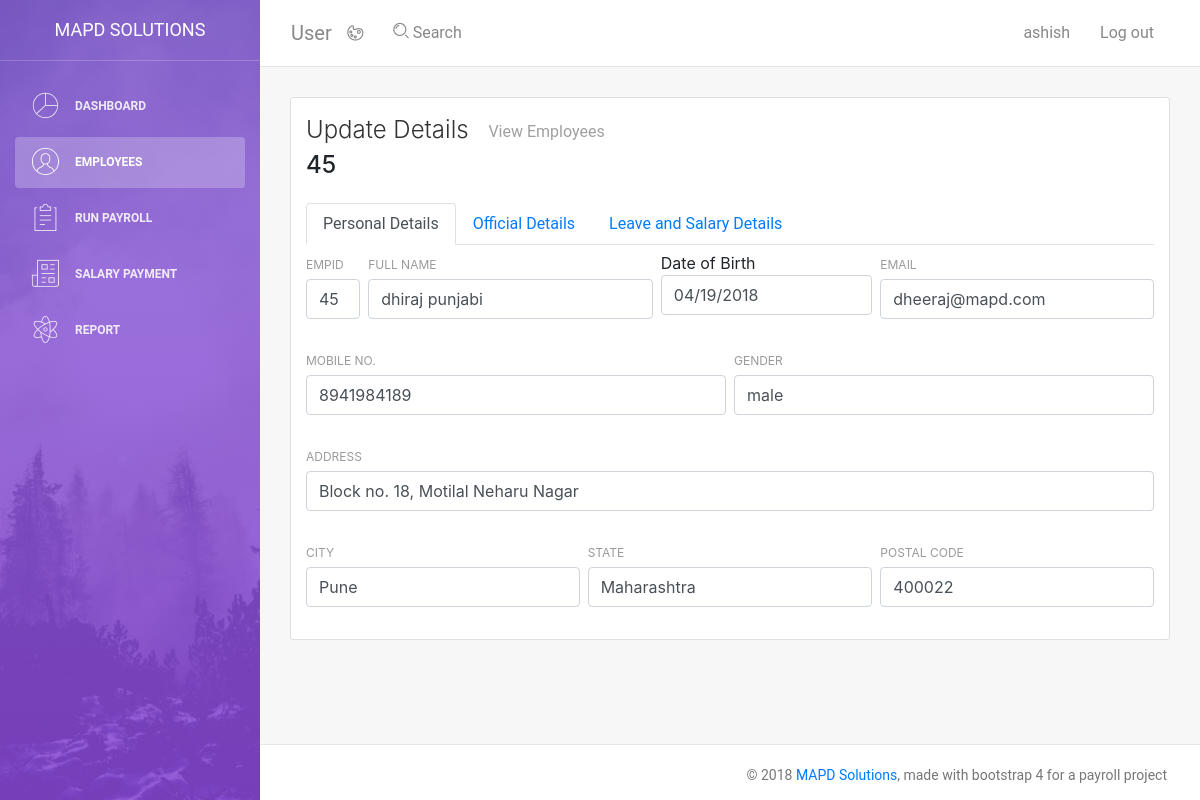
/edit_employee.php?id=45 (signed in), run on the app's committed database.
### tables this page shows
CREATE TABLE IF NOT EXISTS `employees` (
  `empid` int(11) NOT NULL AUTO_INCREMENT,
  `full_name` varchar(100) NOT NULL,
  `dob` varchar(12) NOT NULL,
  `email` varchar(30) NOT NULL,
  `mobile_no` varchar(15) NOT NULL,
  `gender` varchar(7) NOT NULL,
  `address` varchar(100) NOT NULL,
  `city` varchar(15) NOT NULL,
  `state` varchar(15) NOT NULL,
  `postal` varchar(50) NOT NULL,
  `admin_user` int(11) NOT NULL,
  `doj` varchar(12) NOT NULL,
  `acc_no` varchar(16) NOT NULL,
  `department` varchar(30) NOT NULL,
  `designation` varchar(20) NOT NULL,
  `leaves_alloted` int(2) NOT NULL,
  `ctc` int(11) NOT NULL,
  `basic` double(12,2) DEFAULT NULL,
  `hr` float NOT NULL,
  `pf` float NOT NULL,
  `medical` float NOT NULL,
  `travel` float NOT NULL,
  PRIMARY KEY (`empid`),
  KEY `FK_products_1` (`admin_user`)
);

### edit_employee.php (the view, shortened to what this page needs)
<?php
include 'config.php';
?>
<?php
$id = $_GET['id'];
$sql = "SELECT * FROM employees WHERE empid = $id";
$res = mysqli_query($link, $sql);
if (mysqli_num_rows($res) > 0) {
while($ret = mysqli_fetch_assoc($res)) {
    $emid = $ret['empid'];
    $fullname = $ret['full_name'];
	$dob = $ret['dob'];
	$email = $ret['email'];
    $mob_no = $ret['mobile_no'];
	$gender = $ret['gender'];
	$address = $ret['address'];
    $city = $ret['city'];
	$state = $ret['state'];
	$postal = $ret['postal'];
    }
}
?>
<!DOCTYPE html>
<html lang="en">
<head>
    <link rel="stylesheet" href="https://maxcdn.bootstrapcdn.com/font-awesome/latest/css/font-awesome.min.css" />
    <link href="assets/css/bootstrap.min.css" rel="stylesheet" />
    <link href="assets/css/light-bootstrap-dashboard.css?v=2.0.1" rel="stylesheet" />
    <link href="assets/css/demo.css" rel="stylesheet" />
    <link rel="stylesheet" href="https://maxcdn.bootstrapcdn.com/bootstrap/4.0.0/css/bootstrap.min.css">
    <link href="https://cdn.jsdelivr.net/npm/gijgo@1.9.4/combined/css/gijgo.min.css" rel="stylesheet" type="text/css" />
</head>
<body>
    <div class="wrapper">
        <div class="sidebar" data-image="assets/img/sidebar-5.jpg">
            <div class="sidebar-wrapper">
                <div class="logo">
                    <a href="#" class="simple-text">
                        MAPD SOLUTIONS
                    </a>
                </div>
                <ul class="nav">
                    <li>
                        <a class="nav-link" href="dashboard.php">
                            <i class="nc-icon nc-chart-pie-35"></i>
                            <p>Dashboard</p>
                        </a>
                    </li>
                    <li class="nav-item active">
                        <a class="nav-link" href="./employee.php">
                            <i class="nc-icon nc-circle-09"></i>
                            <p>Employees</p>
                        </a>
                    </li>
                    <li>
                        <a class="nav-link" href="./run_payroll.php">
                            <i class="nc-icon nc-notes"></i>
                            <p>Run Payroll</p>
                        </a>
                    </li>
                    <li>
                        <a class="nav-link" href="./salary_payment.php">
                            <i class="nc-icon nc-paper-2"></i>
                            <p>Salary Payment</p>
                        </a>
                    </li>
                    <li>
                        <a class="nav-link" href="./report.php">
                            <i class="nc-icon nc-atom"></i>
                            <p>Report</p>
                        </a>
                    </li>
                </ul>
            </div>
        </div>
        <div class="main-panel">
            <nav class="navbar navbar-expand-lg " color-on-scroll="500">
                <div class=" container-fluid  ">
                    <a class="navbar-brand" href="#pablo"> User </a>
                    <div class="collapse navbar-collapse justify-content-end" id="navigation">
                        <ul class="nav navbar-nav mr-auto">
                            <li class="nav-item">
                                <a href="#" class="nav-link" data-toggle="dropdown">
                                    <i class="nc-icon nc-palette"></i>
                                </a>
                            </li>
                            <li class="nav-item">
                                <a href="#" class="nav-link">
                                    <i class="nc-icon nc-zoom-split"></i>
                                    <span class="d-lg-block">&nbsp;Search</span>
                                </a>
                            </li>
                        </ul>
                        <ul class="navbar-nav ml-auto">
                            <li class="nav-item">
                                <a class="nav-link" href="#pablo">
                                    <span class="no-icon"><?php echo htmlspecialchars($_SESSION['username']); ?></span>
                                </a>
                            </li>
                            <li class="nav-item">
                                <a class="nav-link" href="logout.php">
                                    <span class="no-icon">Log out</span>
                                </a>
                            </li>
                        </ul>
                    </div>
                </div>
            </nav>
            <div class="content">
                <div class="container-fluid">
                    <div class="row">
                        <div class="col-md-12">
                            <div class="card">
                                <div class="card-header">
                                    <h4 class="card-title">Update Details <a href="employee.php"><button type="button" class="btn">View Employees</button></a></h4><h4><?php echo $id;?></h4>
                                </div>
                                <div class="card-body">
                                    <ul class="nav nav-tabs" id="myTab" role="tablist">
                                        <li class="nav-item">
                                            <a class="nav-link active" id="home-tab" data-toggle="tab" href="#personal" role="tab" aria-controls="home" aria-selected="true">Personal Details</a>
                                        </li>
                                        <li class="nav-item">
                                            <a class="nav-link" id="profile-tab" data-toggle="tab" href="#official" role="tab" aria-controls="profile" aria-selected="false">Official Details</a>
                                        </li>
                                        <li class="nav-item">
                                            <a class="nav-link" id="contact-tab" data-toggle="tab" href="#salary" role="tab" aria-controls="contact" aria-selected="PF and ESI">Leave and Salary Details</a>
                                        </li>
                                    </ul>
                                    <div class="tab-content" id="myTabContent">
                                <div class="tab-pane fade show active" id="personal" role="tabpanel" aria-labelledby="home-tab">
                                    <form action="edit_employee.php" method="post">
                                        <div class="row">
                                            <div class="col-md-1 pr-1">
                                                <div class="form-group">
                                                    <label>EmpId</label>
                                                    <input type="text" class="form-control" name="emid" value="<?php echo $emid; ?>">
                                                </div>
                                            </div>
                                            <div class="col-md-4 px-1">
                                                <div class="form-group">
                                                    <label>Full Name</label>
                                                    <input type="text" class="form-control" placeholder="Full Name" name="fullname" value="<?php echo $fullname; ?>">
                                                </div>
                                            </div>
                                            <div class="col-md-3 px-1">
                                                <div class="form-group">
                                                    <labe>Date of Birth</label>
                                                    <input type="text" id="datepickerp" class="form-control" placeholder="Date of Birth" name="dob" value="<?php echo $dob; ?>">
                                                </div>
                                            </div>
                                            <div class="col-md-4 pl-1">
                                                <div class="form-group">
                                                    <label for="exampleInputEmail1">Email</label>
                                                    <input type="email" class="form-control" placeholder="Email" name="email" value="<?php echo $email; ?>">
                                                </div>
                                            </div>
                                        </div>
                                        <div class="row">
                                            <div class="col-md-6 pr-1">
                                                <div class="form-group">
                                                    <label>Mobile No.</label>
                                                    <input type="text" class="form-control" placeholder="Mabile No." name="mob_no" value="<?php echo $mob_no; ?>">
                                                </div>
                                            </div>
                                            <div class="col-md-6 pl-1">
                                                <div class="form-group">
                                                    <label>Gender</label>
                                                    <input type="text" class="form-control" placeholder="Gender" name="gender" value="<?php echo $gender; ?>">
                                                </div>
                                            </div>
                                        </div>
                                        <div class="row">
                                            <div class="col-md-12">
                                                <div class="form-group">
                                                    <label>Address</label>
                                                    <input type="text" class="form-control" placeholder="Flat/Block/Street/Area" name="address" value="<?php echo $address; ?>">
                                                </div>
                                            </div>
                                        </div>
                                        <div class="row">
                                            <div class="col-md-4 pr-1">
                                                <div class="form-group">
                                                    <label>City</label>
                                                    <input type="text" class="form-control" placeholder="City" name="city" value="<?php echo $city; ?>">
                                                </div>
                                            </div>
                                            <div class="col-md-4 px-1">
                                                <div class="form-group">
                                                    <label>State</label>
                                                    <input type="text" class="form-control" placeholder="State" name="state" value="<?php echo $state; ?>">
                                                </div>
                                            </div>
                                            <div class="col-md-4 pl-1">
                                                <div class="form-group">
                                                    <label>Postal Code</label>
                                                    <input type="number" class="form-control" placeholder="ZIP Code" name="postal" value="<?php echo $postal; ?>">
                                                </div>
                                            </div>
                                        </div>
                                    </div>
                                    </div>
                                </div>
                            </div>
                        </div>
                    </div>
                </div>
            </div>
            <footer class="footer">
                <div class="container">
                    <nav>
                        <p class="copyright text-center">
                            ©
                            <a href="#">MAPD Solutions</a>, made with bootstrap 4 for a payroll project
                        </p>
                    </nav>
                </div>
            </footer>
        </div>
    </div>
</body>
</html>

### data on the page
employees: emid "45", fullname "dhiraj punjabi", dob "04/19/2018", email "dheeraj@mapd.com", mob_no "8941984189", gender "male", address "Block no. 18, Motilal Neharu Nagar", city "Pune", state "Maharashtra", postal "400022"

### other printed values
$_SESSION['username'] "ashish"
$id "45"
